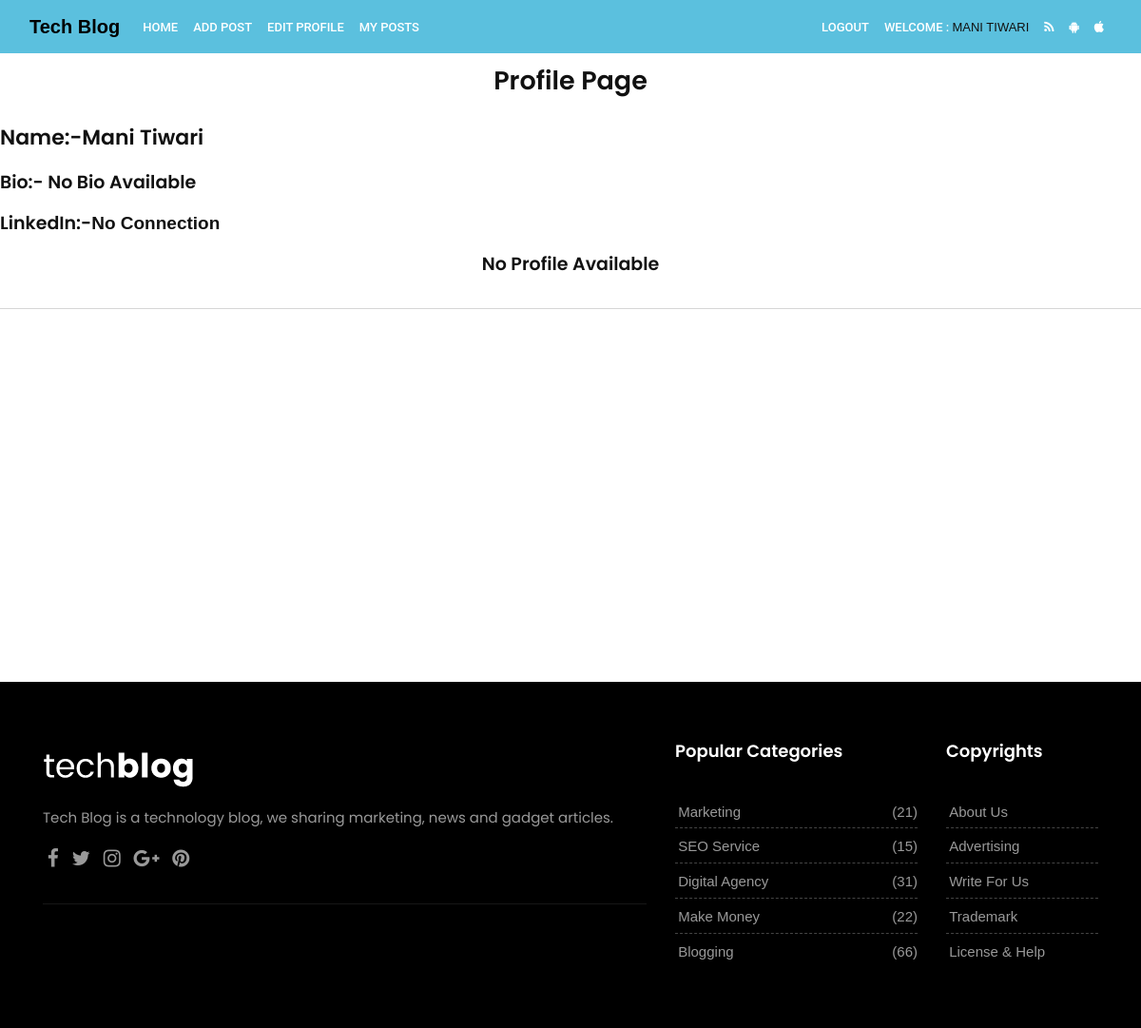
/profile (signed in), run on the app's committed database.
### theblog/models.py (models this page shows, shortened)
class Profile(models.Model):
    user=models.OneToOneField(User,null=True,on_delete=models.CASCADE)
    bio=models.TextField(null=True,default="No Bio  Available")
    profile_pic=models.ImageField(null=True,blank=True,upload_to='profile_pic/')
    facebook_url=models.CharField(max_length=200,null=True,blank=True,)
    insta_url=models.CharField(max_length=200,null=True,blank=True,)
    linkedin_url=models.CharField(max_length=200,null=True,blank=True,)

### theblog/views.py (the view)
# urls.py: path('profile',views.ProfileView.as_view(),name='profile'),
class ProfileView(LoginRequiredMixin ,ListView):
    login_url = 'members/login/'
    redirect_field_name ='about'
    model=Profile
    template_name = "theblog/profile.html"

### templates/theblog/profile.html (shortened to what this page needs)
{% extends 'theblog/base.html' %}
{% block content %}
{%   if user.is_authenticated %}
<H2  class="text-center" style="margin-top: 10px;"> Profile Page</H2>
{% for profile in object_list  %}
{% if profile.user_id == user.id  %}
<p>
<h3>  Name:-{{profile.user.first_name}}  {{profile.user.last_name}}</h3>
<h4> Bio:- {{ profile.bio }}</h4>
            {%  if profile.linkedin_url %}
<h4> LinkedIn:-<a href="{{ profile.linkedin_url }}" target="_blank">Click here</a></h4>
</p>
            {%  else %}
            <h4> LinkedIn:-<a href="">No Connection</a></h4>
            {%  endif %}
            {%  endif %}
            {%  endfor %}
            <h4 class="text-center"> No Profile Available</h4>
            {%  else %}
            <h4 class="text-center"> You are not allowed here</h4>
            {%  endif %}
{%  endblock %}

### templates/theblog/base.html (shortened to what this page needs)
{% load static %}
<!doctype html>
<head>
  <link href="https://cdn.jsdelivr.net/npm/bootstrap@5.1.3/dist/css/bootstrap.min.css" rel="stylesheet"
>
  <html lang="en">
  <link href="{%  static 'css/bootstrap.css' %}" rel="stylesheet">
  <link href="{%  static 'css/font-awesome.min.css' %}" rel="stylesheet">
  <link href="{%  static 'css/style.css' %}" rel="stylesheet">
  <link href="{%  static 'css/responsive.css' %}" rel="stylesheet">
  <link href="{%  static 'css/colors.css' %}" rel="stylesheet">
  <link href="{%  static 'css/version/tech.css' %}" rel="stylesheet">
  <link href="https://www.jqueryscript.net/css/jquerysctipttop.css" rel="stylesheet" type="text/css">
</head>
<body>
  <nav class="navbar navbar-expand-lg navbar-dark bg-info">
    <div class="container-fluid">
      <a class="navbar-brand" style="color:black; font-weight: bold;" href="{% url 'home' %}">Tech Blog</a>
      <div class="collapse navbar-collapse space-between" style="  justify-content: space-between;" id="navbarSupportedContent">
      <div>
        <ul class="navbar-nav me-auto mb-2 mb-lg-0">
          <li class="nav-item">
            <a class="nav-link active" aria-current="page" href="{% url 'home' %}">Home</a>
          {% if user.is_authenticated %}
          <li class="nav-item">
            <a class="nav-link active" href="{% url 'add_post' %}">Add Post</a>
          </li>
          <li class="nav-item">
            <a class="nav-link active" href="{% url 'edit_profile' %}">Edit Profile</a>
          </li>
          </li>
          <li class="nav-item">
            <a class="nav-link active" href="{% url 'myposts' %}">My Posts</a>
          </li>
          {% endif %}
        </ul>
      </div>
        <div>
          <ul class="navbar-nav me-auto mb-2 mb-lg-0">
            {% if user.is_authenticated %}
          <li class="nav-item">
            <a class="nav-link active" href="{% url 'logout' %}">Logout</a>
          </li>
          <li class="nav-item">
            <span class="nav-link active">
              Welcome : <a href="{% url 'profile' %}">{{ user.first_name }} {{ user.last_name }}</a> </span>
          </li>
          {% endif %}
            <li class="nav-item">
              <a class="nav-link" href="#"><i class="fa fa-rss"></i></a>
            </li>
            <li class="nav-item">
              <a class="nav-link" href="#"><i class="fa fa-android"></i></a>
            </li>
            <li class="nav-item">
              <a class="nav-link" href="#"><i class="fa fa-apple"></i></a>
            </li>
          </ul>
        </div>
      </div>
    </div>
  </nav>
  {% block content %}
  {% endblock %}
  <hr class="invis">
  <div style="height: 45vh;"></div>
  <footer class="footer">
    <div class="container">
      <div class="row">
        <div class="col-lg-7">
          <div class="widget">
            <div class="footer-text text-left">
              <a href="#"><img src="{%  static 'images/version/tech-footer-logo.png' %}" alt="" class="img-fluid"></a>
              <p>Tech Blog is a technology blog, we sharing marketing, news and gadget articles.</p>
              <div class="social">
                <a href="#" data-toggle="tooltip" data-placement="bottom" title="Facebook"><i
                    class="fa fa-facebook"></i></a>
                <a href="#" data-toggle="tooltip" data-placement="bottom" title="Twitter"><i
                    class="fa fa-twitter"></i></a>
                <a href="#" data-toggle="tooltip" data-placement="bottom" title="Instagram"><i
                    class="fa fa-instagram"></i></a>
                <a href="#" data-toggle="tooltip" data-placement="bottom" title="Google Plus"><i
                    class="fa fa-google-plus"></i></a>
                <a href="#" data-toggle="tooltip" data-placement="bottom" title="Pinterest"><i
                    class="fa fa-pinterest"></i></a>
              </div>
              <hr class="invis">
            </div>
          </div>
        </div>
        <div class="col-lg-3 col-md-12 col-sm-12 col-xs-12">
          <div class="widget">
            <h2 class="widget-title">Popular Categories</h2>
            <div class="link-widget">
              <ul>
                <li><a href="#">Marketing <span>(21)</span></a></li>
                <li><a href="#">SEO Service <span>(15)</span></a></li>
                <li><a href="#">Digital Agency <span>(31)</span></a></li>
                <li><a href="#">Make Money <span>(22)</span></a></li>
                <li><a href="#">Blogging <span>(66)</span></a></li>
              </ul>
            </div>
          </div>
        </div>
        <div class="col-lg-2 col-md-12 col-sm-12 col-xs-12">
          <div class="widget">
            <h2 class="widget-title">Copyrights</h2>
            <div class="link-widget">
              <ul>
                <li><a href="#">About us</a></li>
                <li><a href="#">Advertising</a></li>
                <li><a href="#">Write for us</a></li>
                <li><a href="#">Trademark</a></li>
                <li><a href="#">License & Help</a></li>
              </ul>
            </div>
          </div>
        </div>
      </div>
    </div>
  </footer>
</body>
</html>

### static/style.css (style rules this page uses)
body { font-size: 15px; line-height: 26px; background-color: #ffffff; }
h1, h2, h3, h4, h5, body, p, .topbar-section, .navbar-inverse .navbar-nav .nav-link, .header .dropdown-menu, .navbar-nav .nav-link { font-family: 'Roboto', serif; }
h1, h2, h3, h4, h5, h6 { font-weight: 700; line-height: 1.4; color: #111111; }
h2 { font-size: 27px; line-height: 38px; margin-bottom: 20px }
h3 { font-size: 22px; line-height: 30px; margin-bottom: 17px }
h4 { font-size: 19px; line-height: 29px; margin-bottom: 14px }
a { color: #111111; }
body, p { color: #5e5e5e; }
p { margin-bottom: 26px; font-size: 15px; line-height: 26px; }
a { text-decoration: none !important; }
.navbar-inverse .navbar-nav .nav-link, .navbar-nav .nav-link { font-size: 15px; font-weight: 500; line-height: 1; padding: 0.9rem 0 0.8rem; text-transform: capitalize; color: #121212; }
.navbar-nav { margin: 0; }
.footer .widget-title { display: table; font-size: 18px; line-height: 1; margin: 0 0 2rem; padding: 0 0 0.5rem; }
.footer { padding: 4rem 0 4rem; }
.footer ul { padding: 0; margin: 0; list-style: none; }
.footer ul li { margin-bottom: 0.3rem; }
.footer ul li:last-child { margin-bottom: 0; }
.footer h5, .footer ul li a { color: #111111; }
.footer a, .footer p, .blog-list-widget small { color: rgba(0, 0, 0, 0.6) !important; }
.footer-text .fa { font-size: 21px; margin: 0 0.3rem; }
hr.invis { border: 0; margin: 2rem 0; }
.footer-text img { max-width: 290px; }
.footer-text p { margin-bottom: 0; padding: 1rem 0 1.2rem; }
.link-widget li { padding: 0.4rem 0.2rem 0.6rem; text-transform: capitalize; line-height: 1; font-weight: 500; position: relative; margin: 0; border-bottom: 1px dashed #dadada; }
.link-widget li:last-child { border-bottom: 0 dashed #dadada; }
.link-widget li span { position: absolute; right: 0; }

### static/css/colors.css (style rules this page uses)
.footer .widget-title { border-color: #3197d6; }

### static/css/version/tech.css (style rules this page uses)
body { background-color: #ffffff; }
h1, h2, h3, h4, h5, body, .navbar-toggleable-md .navbar-nav .nav-link, .market-header, .btn, .dropdown-item, .form-control, p { font-family: 'Poppins', serif !important; }
h1, h2, h3, h4, h5 { font-weight: 600; }
.navbar-inverse .navbar-nav .nav-link, .navbar-nav .nav-link { color: #ffffff !important; font-size: 13px; font-weight: 500; line-height: 1; text-transform: uppercase; }
.footer { background-color: #000000; background-image: none; }
.footer .widget-title { color: #ffffff !important; }
.footer p { color: #999999 !important; }
.footer a { color: #999999 !important; }
.footer .link-widget li { border-color: #444; }

### templates/theblog/base.html (style rules this page uses)
* { font-family: sans-serif; }

### data on the page
Profile: user.first_name "Mani", user.last_name "Tiwari", bio "No Bio Available", shows "LinkedIn:-"

### other printed values
{{ user.first_name }} "MANI"
{{ user.last_name }} "TIWARI"
